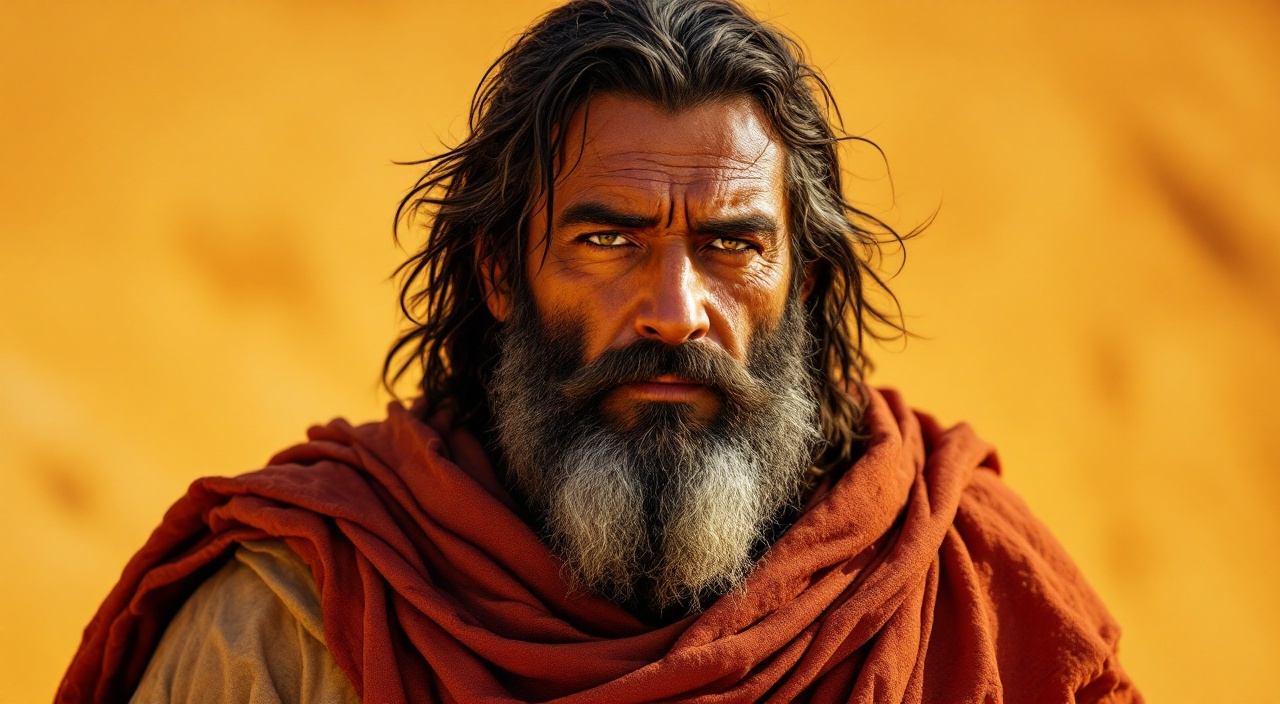
#> input picture scripture-on-screen/refs/elijah.png, 1280 x 704 px
$ python -i enforce_16x9.py   (imports and definitions only)
#> lines starting #> are read from the running program, lines starting #| are printed output that depends on the picture
#> further down, picture is the input picture: PIL image 1280x704 RGB; mean R, G, B 173.4, 110.4, 38.1
#!/usr/bin/env python3
"""Post-render 16:9 backstop. Walks a stills dir and forces every PNG to exactly
1280x720 by scaling-to-fit then padding (no crop, keeps all of the image) on a
blurred fill so bars aren't dead black. Guaranteed uniform 16:9 before assemble.

Use ONLY if the re-render still shows off-ratio reference beats (i.e. NB2 /edit
ignored image_size too). For beats already 16:9 it's a near-no-op (re-saves same).

Usage (BOX):
  python shared/enforce_16x9.py --stills qqrew/projects/MERCATOR1/stills
  python shared/enforce_16x9.py --stills <dir> --crop   # crop-to-fill instead of pad
"""
import argparse, glob, os, sys
from PIL import Image, ImageFilter

W, H = 1280, 720
TARGET = W / H

def fit_pad(im):
    im = im.convert("RGB")
    w, h = im.size
#> w = 1280; h = 704
    r = w / h
#> r = 1.82
    if abs(r - TARGET) < 0.01 and (w, h) != (W, H):
        return im.resize((W, H), Image.LANCZOS)
    if abs(r - TARGET) < 0.01:
        return im
    # blurred fill background = the image scaled to COVER, blurred
    cover_scale = max(W / w, H / h)
#> cover_scale = 1.02
    bg = im.resize((int(w*cover_scale), int(h*cover_scale)), Image.LANCZOS)
    bx = (bg.width - W)//2; by = (bg.height - H)//2
#> after `bx = (bg.width - W) // 2`: bx = 14
#> after `by = (bg.height - H) // 2`: by = 0
    bg = bg.crop((bx, by, bx+W, by+H)).filter(ImageFilter.GaussianBlur(24))
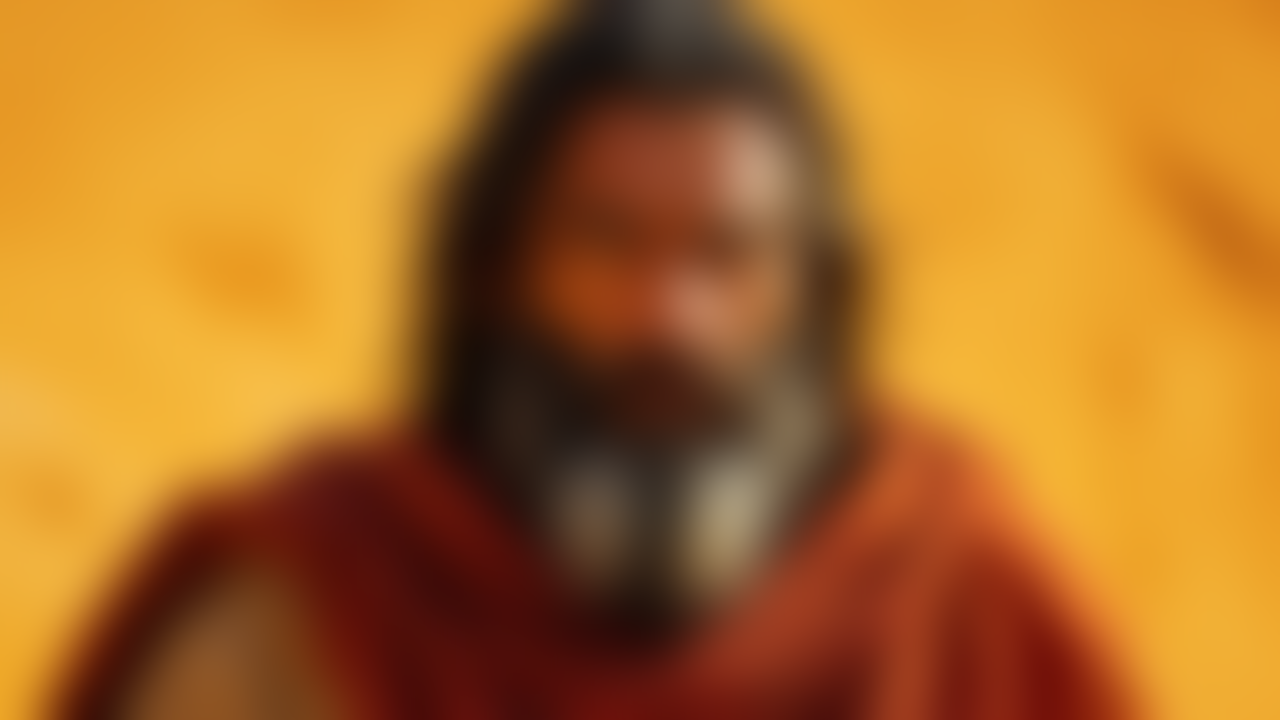
#> bg: PIL image 1280x720 RGB; mean R, G, B 172.2, 109.4, 38.1
    # foreground = image scaled to FIT
    fit_scale = min(W / w, H / h)
#> fit_scale = 1
    fg = im.resize((int(w*fit_scale), int(h*fit_scale)), Image.LANCZOS)
    ox = (W - fg.width)//2; oy = (H - fg.height)//2
#> after `ox = (W - fg.width) // 2`: ox = 0
#> after `oy = (H - fg.height) // 2`: oy = 8
    bg.paste(fg, (ox, oy))
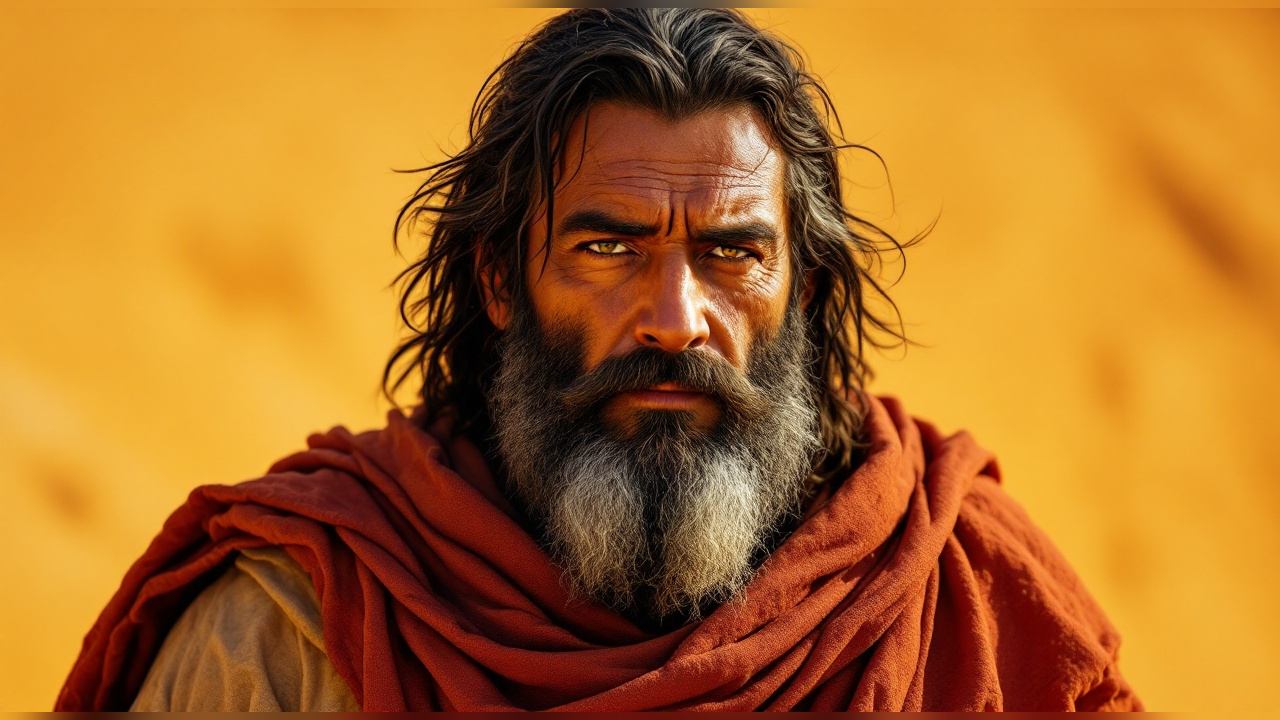
#> bg: PIL image 1280x720 RGB; mean R, G, B 173.2, 110.1, 38
    return bg

def crop_fill(im):
    im = im.convert("RGB")
    w, h = im.size
    scale = max(W / w, H / h)
    im2 = im.resize((int(w*scale), int(h*scale)), Image.LANCZOS)
    cx = (im2.width - W)//2; cy = (im2.height - H)//2
    return im2.crop((cx, cy, cx+W, cy+H))

def main():
    ap = argparse.ArgumentParser()
    ap.add_argument("--stills", required=True)
    ap.add_argument("--crop", action="store_true", help="crop-to-fill instead of pad-to-fit")
    a = ap.parse_args()
    files = sorted(glob.glob(os.path.join(a.stills, "*.png")))
    if not files:
        print(f"no PNGs in {a.stills}"); return 1
    fixed = 0; already = 0
    for f in files:
        im = Image.open(f)
        w, h = im.size
        if (w, h) == (W, H):
            already += 1; continue
        out = crop_fill(im) if a.crop else fit_pad(im)
        out.save(f)
        fixed += 1
    print(f"done. {fixed} converted to {W}x{H}, {already} already correct, {len(files)} total.")
    return 0

# [2 lines not run here, left out]

>>> from PIL import Image
>>> picture = Image.open('../scripture-on-screen/refs/elijah.png')
>>> result = fit_pad(picture)

$ run again, on scripture-on-screen/refs/widow.png
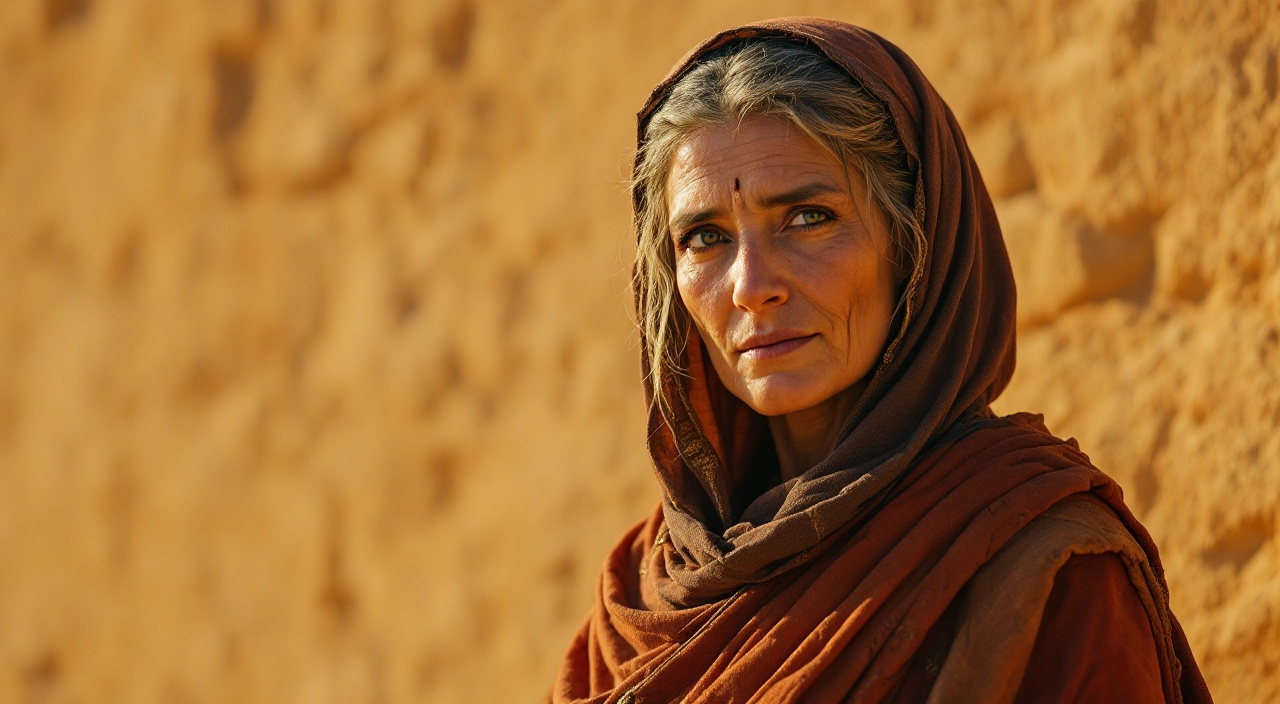
#> input picture scripture-on-screen/refs/widow.png, 1280 x 704 px
#> picture is the input picture: PIL image 1280x704 RGB; mean R, G, B 163.9, 110.1, 50.5
#> in fit_pad, `bg = bg.crop((bx, by, bx+W, by+H)).filter(ImageFilter.GaussianBlur(24))`:
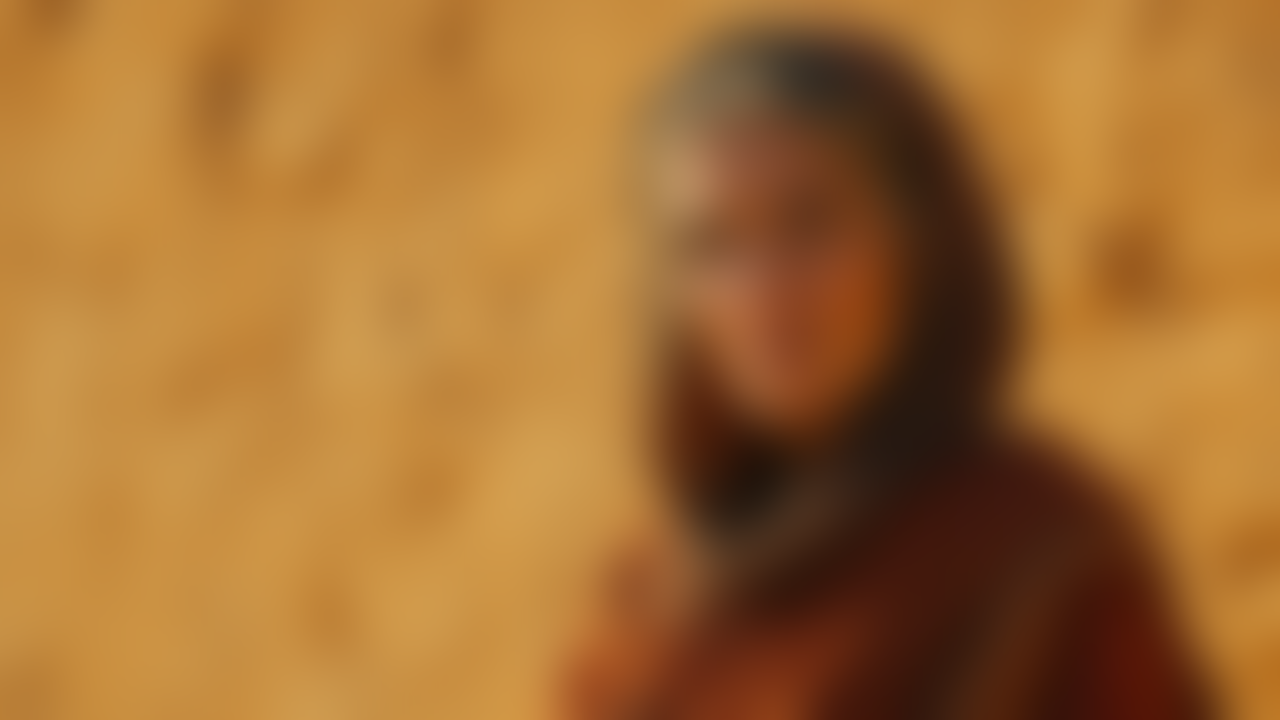
#> bg: PIL image 1280x720 RGB; mean R, G, B 163.2, 109.6, 50.4
#> in fit_pad, `bg.paste(fg, (ox, oy))`:
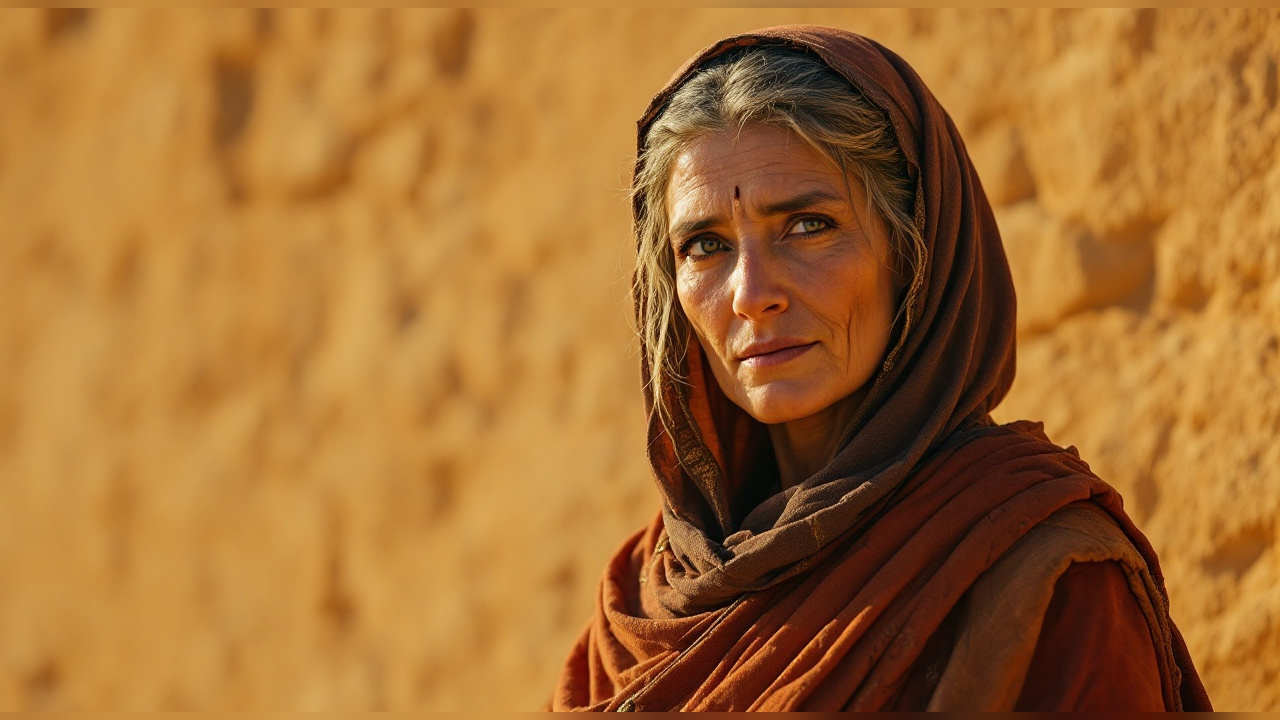
#> bg: PIL image 1280x720 RGB; mean R, G, B 163.9, 110.1, 50.4
